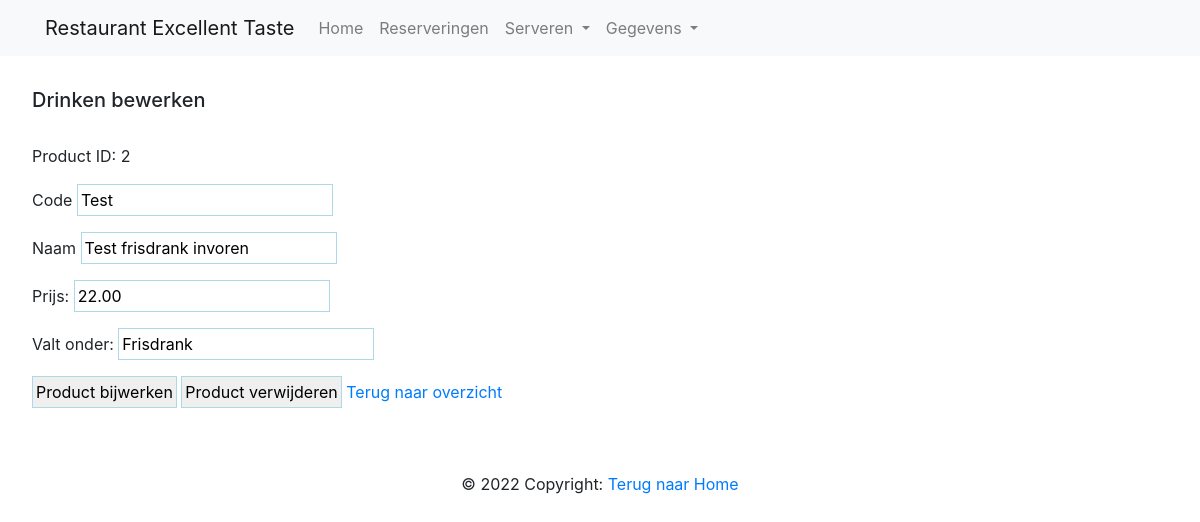
The app's page /index.php?page=editGerechtDrinken&ID=Test with its own data.
### tables this page shows
CREATE TABLE `menuitems` (
  `ID` int(11) NOT NULL,
  `Code` varchar(255) DEFAULT NULL,
  `Naam` varchar(255) DEFAULT NULL,
  `Gerechtsoort_ID` int(11) NOT NULL,
  `Prijs` decimal(10,2) NOT NULL
);

CREATE TABLE `gerechtsoorten` (
  `ID` int(11) NOT NULL,
  `Code` varchar(255) DEFAULT NULL,
  `Naam` varchar(255) DEFAULT NULL,
  `Gerechtcategorie_ID` int(11) NOT NULL
);

### DBconfig.php (called while the page is built, shortened)
<?php
class DB
{
    public $pdo;
    public function __construct($db, $username = NULL, $password = NULL, $host = '127.0.0.1', $port = 3306, $options = [])
    {
        $default_options = [
            PDO::ATTR_DEFAULT_FETCH_MODE => PDO::FETCH_ASSOC,
            PDO::ATTR_EMULATE_PREPARES => false,
            PDO::ATTR_ERRMODE => PDO::ERRMODE_EXCEPTION,
        ];
        $options = array_replace($default_options, $options);
        $dsn = "mysql:host=$host;dbname=$db;port=$port;charset=utf8mb4";
        try {
            $this->pdo = new \PDO($dsn, $username, $password, $options);
        } catch (\PDOException $e) {
            throw new \PDOException($e->getMessage(), (int)$e->getCode());
        }
    }
    public function run($sql, $args = NULL)
    {
        $stmt = $this->pdo->prepare($sql);
        $stmt->execute($args);
        return $stmt;
    }
}
?>

### pages/editGerechtDrinken.php (the view, shortened to what this page needs)
<!DOCTYPE html>
<html lang="nl">
<head>
    <?php
    $gerechtID = $_GET['ID'];
    $getGerecht = $db->run('SELECT * FROM menuitems WHERE Code = ?', [$gerechtID]);
    ?>
</head>
<body>
    <?php
    if ($getGerecht->rowCount() > 0) {
        while ($fetch_gerecht = $getGerecht->fetch(PDO::FETCH_ASSOC)) {
            $gerechtID = $fetch_gerecht['ID'];
            $getNaamSoort = $db->run('SELECT Naam FROM gerechtsoorten WHERE ID = ? LIMIT 1', [$fetch_gerecht['Gerechtsoort_ID']])->fetch(PDO::FETCH_ASSOC);
            foreach ($getNaamSoort as $fetch_Soort) {
                $SoortNaam = $fetch_Soort;
            }
    ?>
            <div class="content">
                <form method="POST">
                    <h5>Drinken bewerken</h5>
                    <br>
                    <p>Product ID: <?= $gerechtID; ?></p>
                    <label for="code">Code</label>
                    <input type="text" required name="code" value="<?= $fetch_gerecht['Code']; ?>" />
                    <br>
                    <label for="naam">Naam</label>
                    <input type="text" required name="naam" value="<?= $fetch_gerecht['Naam']; ?>" />
                    <br>
                    <label for="naam">Prijs: </label>
                    <input type="number" step="any" required name="prijs" value="<?= $fetch_gerecht['Prijs']; ?>" />
                    <br>
                    <label for="soort">Valt onder: </label>
                    <input list="soort" required name="soort" value="<?= $SoortNaam; ?>">
                    <br>
                    <input type="submit" class="icon" id="submit" name="bewerken" value="Product bijwerken" />
                    <input type="submit" class="icon" id="submit" name="deleten" value="Product verwijderen" />
                    <a href="index.php?page=GerechtDrinken">Terug naar overzicht</a>
                </form>
            </div>
    <?php
        }
    } else {
        echo '<p class="empty">Er zijn geen product gegevens gevonden</p> <a href="javascript:history.back()">Ga terug</a>';
    }
    ?>
</body>
</html>

### css/style.css (style rules this page uses)
* { margin:0; padding:0; box-sizing: border-box; outline: none; border:none; }
.content { padding:2rem; margin:0 auto; max-width: 1200px; }
input { margin-bottom: 1rem; padding: 3px; border: 1px solid lightblue; }

### records on screen
menuitems: ID "2", code "Test", naam "Test frisdrank invoren", prijs "22.00", soort "Frisdrank"
